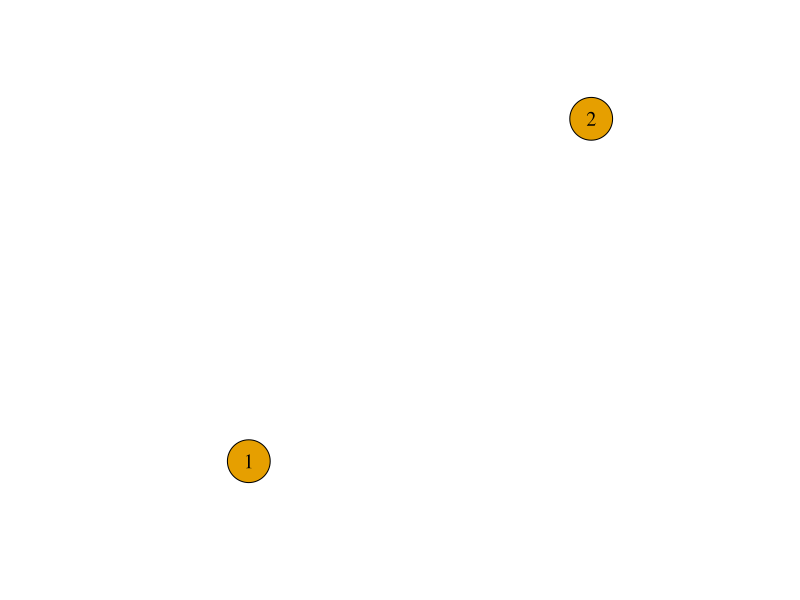
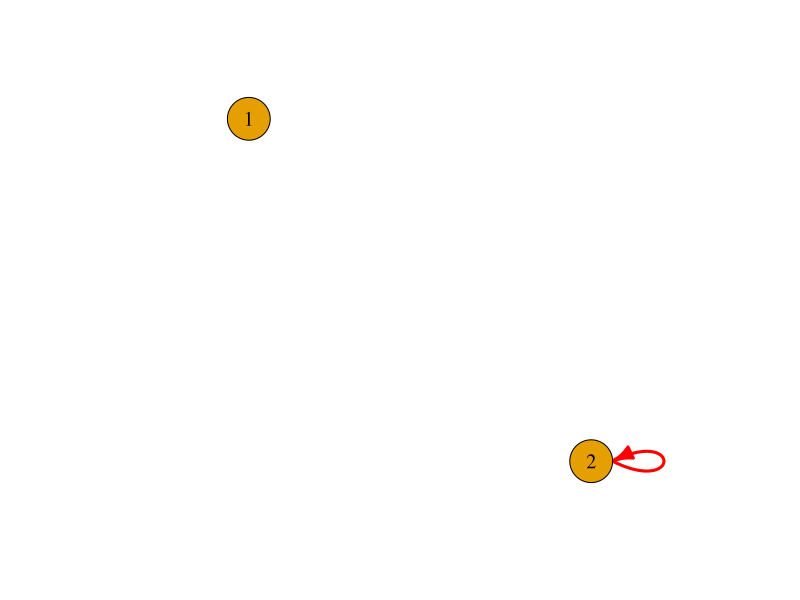
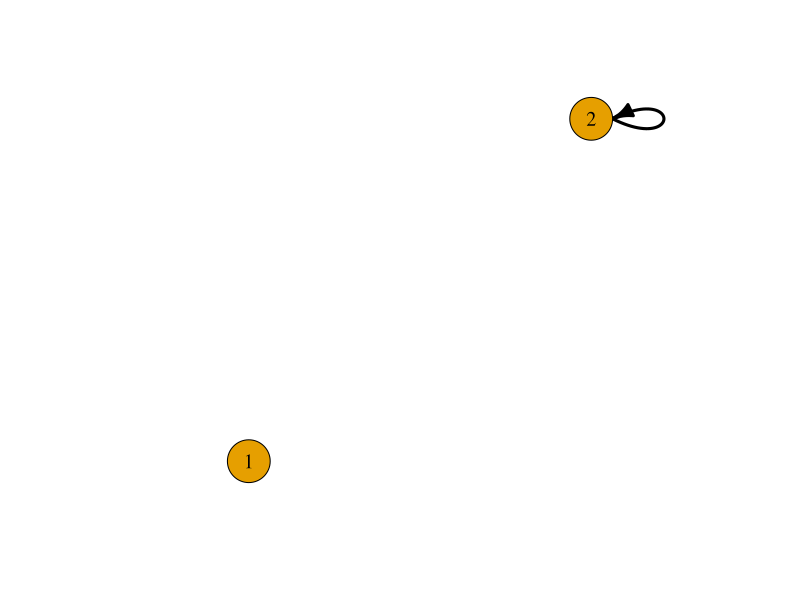
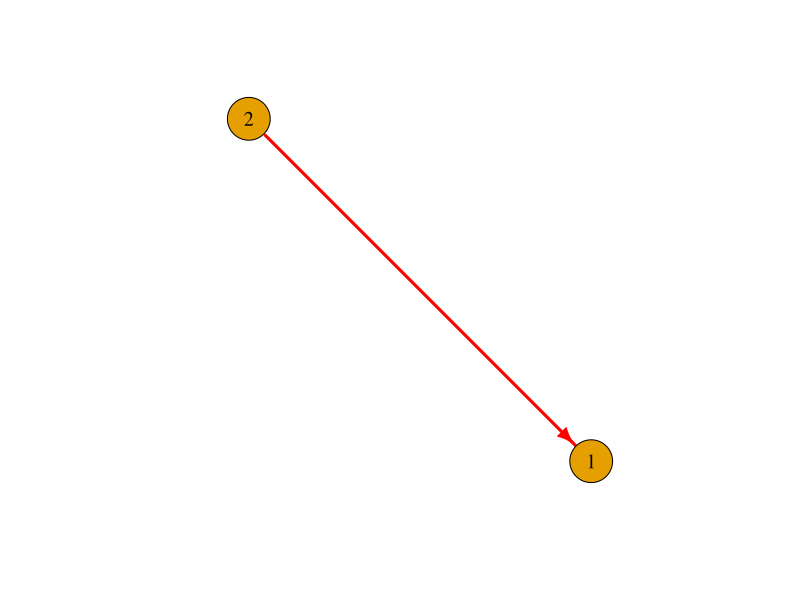
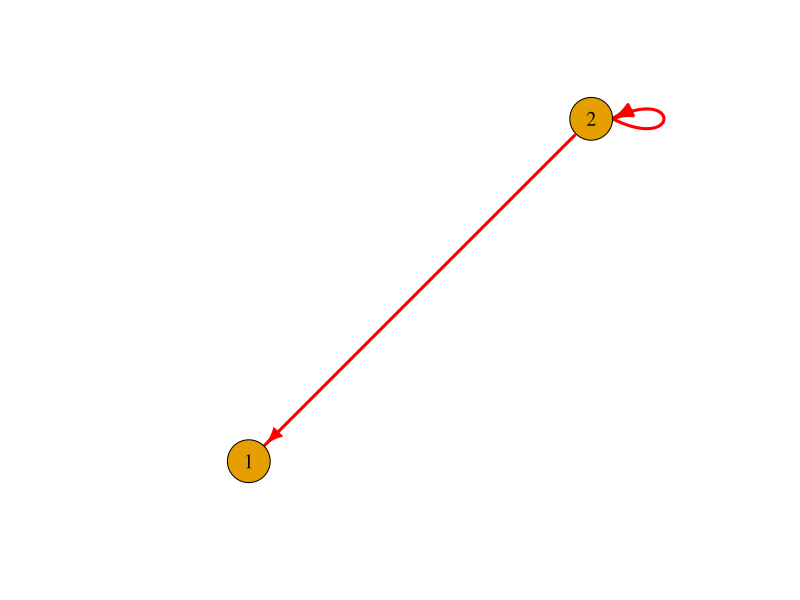
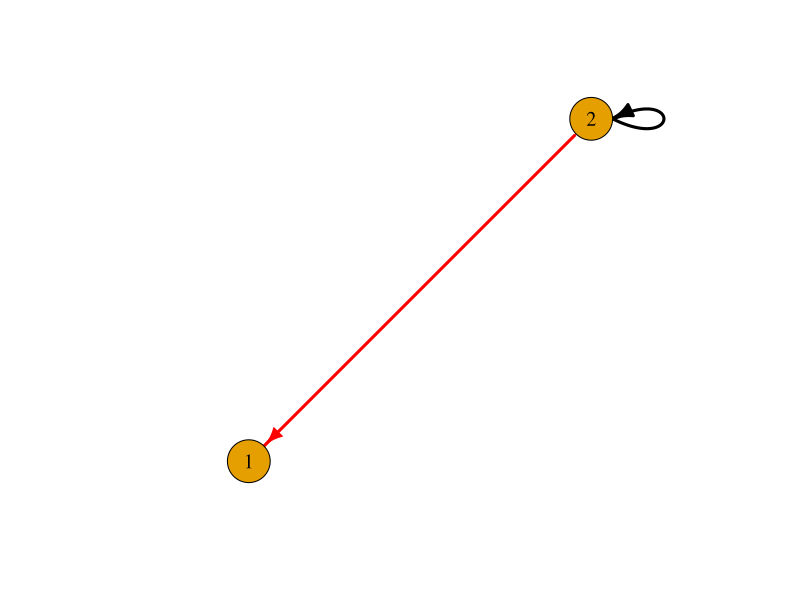
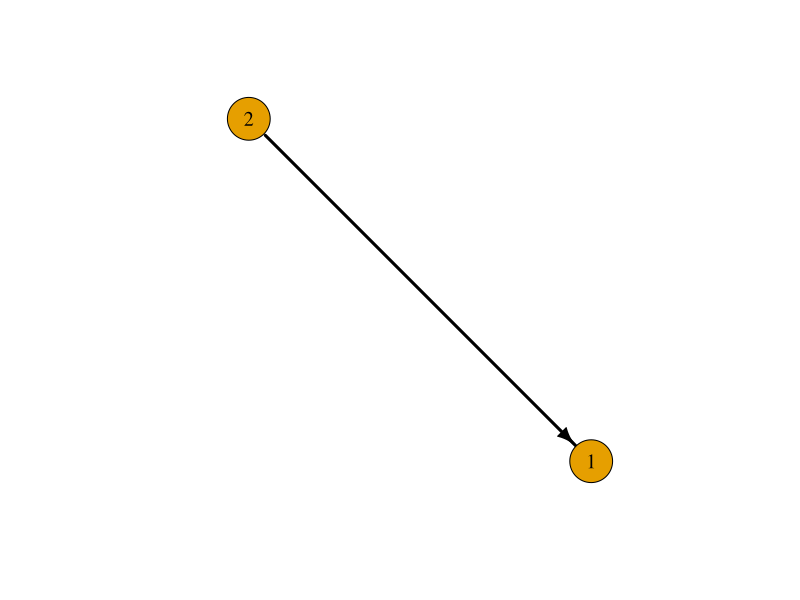
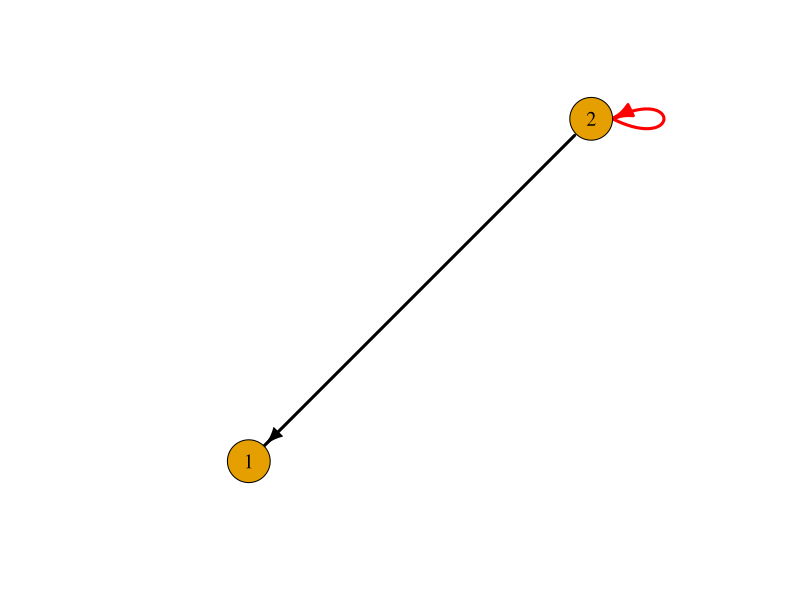

The R source for these figures, in order:
#  This code generates isomorphic graphs based on number of nodes
#  
#  saves the graphs in a pdf file
#  
#  for 2 nodes, 45 graphs are generated, structurally unique (total number 81)
#  
#  for 3 nodes, 3411 graphs are generated (total number 19683)
#  


library(igraph)
library(digest)
library(grDevices)  
library(combinat)

generate_signed_graphs_hashed <- function(n) {
  total_edges <- n * n
  total_graphs <- 3^total_edges
  cat("Total graphs to generate:", total_graphs, "\n")
  
  
  base3_to_signed <- function(vec) {
    sapply(vec, function(x) if (x == 0) 0 else if (x == 1) -1 else 1)
  }
  
  
  int_to_base3 <- function(num, len) {
    base3 <- integer(len)
    for (i in 1:len) {
      base3[i] <- num %% 3
      num <- num %/% 3
    }
    return(rev(base3))
  }
  
  
  perms <- combinat::permn(n)
  
  
  canonical_signature <- function(mat, perms) {
    sigs <- sapply(perms, function(p) {
      permuted_mat <- mat[p, p, drop = FALSE]
      paste(as.vector(permuted_mat), collapse = ",")
    })
    return(min(sigs))
  }
  
  unique_graphs <- list()
  graph_hashes <- character()
  
  
  pdf("signed_graphs.pdf", width = 8, height = 8)
  
  for (i in 0:(total_graphs - 1)) {
    vec <- int_to_base3(i, total_edges)
    adj_vals <- base3_to_signed(vec)
    mat <- matrix(adj_vals, nrow = n, byrow = TRUE)
    
    #
    sig <- canonical_signature(mat, perms)
    h <- digest(sig)
    
    if (!(h %in% graph_hashes)) {
      
      g <- graph_from_adjacency_matrix(mat != 0, mode = "directed", diag = TRUE)
      E(g)$sign <- mat[mat != 0]
      
      unique_graphs[[length(unique_graphs) + 1]] <- g
      graph_hashes <- c(graph_hashes, h)
      
      
      edge_colors <- ifelse(E(g)$sign == -1, "red", "black")
      
      plot(
        g, 
        edge.color = edge_colors,  
        edge.width = 3,  
        vertex.size = 25,  
        vertex.label.cex = 1.2,  
        vertex.label.color = "black",  
        layout = layout_nicely(g)  
      )
    }
  }
  
  
  dev.off()
  
  cat("Unique signed graphs found:", length(unique_graphs), "\n")
  
  return(unique_graphs)
}

# Provide number of nodes
graphs_hashed <- generate_signed_graphs_hashed(2)
